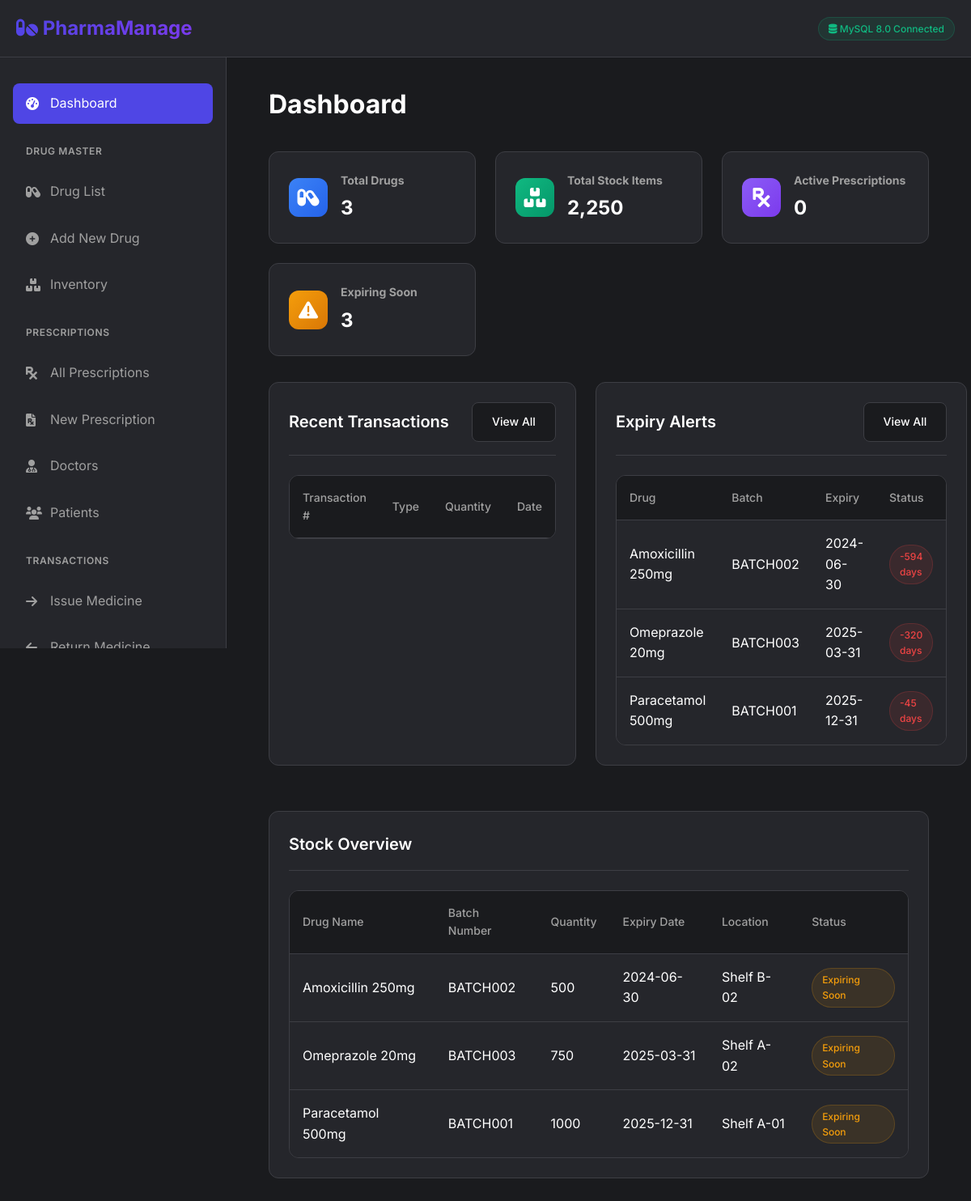
Page /dashboard.php on the committed database.
### tables this page shows
CREATE TABLE IF NOT EXISTS inventory (
    inventory_id INT PRIMARY KEY AUTO_INCREMENT,
    drug_id INT,
    batch_number VARCHAR(50) NOT NULL,
    quantity INT NOT NULL,
    expiry_date DATE NOT NULL,
    mfg_date DATE,
    location VARCHAR(50),
    created_at TIMESTAMP DEFAULT CURRENT_TIMESTAMP,
    FOREIGN KEY (drug_id) REFERENCES drugs(drug_id) ON DELETE CASCADE,
    INDEX idx_expiry (expiry_date),
    INDEX idx_batch (batch_number)
);

CREATE TABLE IF NOT EXISTS drugs (
    drug_id INT PRIMARY KEY AUTO_INCREMENT,
    drug_name VARCHAR(100) NOT NULL,
    generic_name VARCHAR(100),
    category VARCHAR(50),
    manufacturer VARCHAR(100),
    unit_price DECIMAL(10,2),
    created_at TIMESTAMP DEFAULT CURRENT_TIMESTAMP,
    updated_at TIMESTAMP DEFAULT CURRENT_TIMESTAMP ON UPDATE CURRENT_TIMESTAMP,
    INDEX idx_drug_name (drug_name),
    INDEX idx_category (category)
);

### dashboard.php (the view, shortened to what this page needs)
<?php
require_once 'config/database.php';
include 'includes/header.php';
include 'includes/sidebar.php';
?>
<div class="main-content">
    <div class="container">
        <h1 style="margin-bottom: 2rem;">Dashboard</h1>
        <div class="stats-grid">
            <div class="stat-card">
                <div class="stat-icon blue">
                    <i class="fas fa-capsules"></i>
                </div>
                <div class="stat-info">
                    <h3>Total Drugs</h3>
                    <?php
                    $result = $db->query("SELECT COUNT(*) as count FROM drugs");
                    $count = $result->fetch_assoc()['count'];
                    ?>
                    <div class="stat-value"><?php echo $count; ?></div>
                </div>
            </div>
            <div class="stat-card">
                <div class="stat-icon green">
                    <i class="fas fa-boxes"></i>
                </div>
                <div class="stat-info">
                    <h3>Total Stock Items</h3>
                    <?php
                    $result = $db->query("SELECT SUM(quantity) as total FROM inventory");
                    $total = $result->fetch_assoc()['total'] ?? 0;
                    ?>
                    <div class="stat-value"><?php echo number_format($total); ?></div>
                </div>
            </div>
            <div class="stat-card">
                <div class="stat-icon purple">
                    <i class="fas fa-prescription"></i>
                </div>
                <div class="stat-info">
                    <h3>Active Prescriptions</h3>
                    <?php
                    $result = $db->query("SELECT COUNT(*) as count FROM prescriptions WHERE status='active'");
                    $count = $result->fetch_assoc()['count'];
                    ?>
                    <div class="stat-value"><?php echo $count; ?></div>
                </div>
            </div>
            <div class="stat-card">
                <div class="stat-icon orange">
                    <i class="fas fa-exclamation-triangle"></i>
                </div>
                <div class="stat-info">
                    <h3>Expiring Soon</h3>
                    <?php
                    $result = $db->query("SELECT COUNT(*) as count FROM inventory WHERE expiry_date <= DATE_ADD(CURDATE(), INTERVAL 30 DAY)");
                    $count = $result->fetch_assoc()['count'];
                    ?>
                    <div class="stat-value"><?php echo $count; ?></div>
                </div>
            </div>
        </div>
        <div class="stats-grid" style="grid-template-columns: 2fr 1fr;">
            <div class="card">
                <div class="card-header">
                    <h3 class="card-title">Recent Transactions</h3>
                    <a href="modules/transactions/list.php" class="btn btn-secondary">View All</a>
                </div>
                <div class="table-container">
                    <table>
                        <thead>
                            <tr>
                                <th>Transaction #</th>
                                <th>Type</th>
                                <th>Quantity</th>
                                <th>Date</th>
                            </tr>
                        </thead>
                    </table>
                </div>
            </div>
            <div class="card">
                <div class="card-header">
                    <h3 class="card-title">Expiry Alerts</h3>
                    <a href="modules/reports/expiry_alert.php" class="btn btn-secondary">View All</a>
                </div>
                <div class="table-container">
                    <table>
                        <thead>
                            <tr>
                                <th>Drug</th>
                                <th>Batch</th>
                                <th>Expiry</th>
                                <th>Status</th>
                            </tr>
                        </thead>
                        <tbody>
                            <?php
                            $result = $db->query("
                                SELECT i.*, d.drug_name
                                FROM inventory i
                                JOIN drugs d ON i.drug_id = d.drug_id
                                WHERE i.expiry_date <= DATE_ADD(CURDATE(), INTERVAL 60 DAY)
                                ORDER BY i.expiry_date ASC
                                LIMIT 5
                            ");
                            while($row = $result->fetch_assoc()):
                            $days_until_expiry = (strtotime($row['expiry_date']) - time()) / (60 * 60 * 24);
                            ?>
                            <tr>
                                <td><?php echo $row['drug_name']; ?></td>
                                <td><?php echo $row['batch_number']; ?></td>
                                <td><?php echo date('Y-m-d', strtotime($row['expiry_date'])); ?></td>
                                <td>
                                    <span class="badge badge-<?php
                                        echo $days_until_expiry <= 30 ? 'danger' : 'warning';
                                    ?>">
                                        <?php echo round($days_until_expiry); ?> days
                                    </span>
                                </td>
                            </tr>
                            <?php endwhile; ?>
                        </tbody>
                    </table>
                </div>
            </div>
        </div>
        <div class="card" style="margin-top: 2rem;">
            <div class="card-header">
                <h3 class="card-title">Stock Overview</h3>
            </div>
            <div class="table-container">
                <table>
                    <thead>
                        <tr>
                            <th>Drug Name</th>
                            <th>Batch Number</th>
                            <th>Quantity</th>
                            <th>Expiry Date</th>
                            <th>Location</th>
                            <th>Status</th>
                        </tr>
                    </thead>
                    <tbody>
                        <?php
                        $result = $db->query("
                            SELECT i.*, d.drug_name
                            FROM inventory i
                            JOIN drugs d ON i.drug_id = d.drug_id
                            ORDER BY i.expiry_date ASC
                            LIMIT 10
                        ");
                        while($row = $result->fetch_assoc()):
                        $expiry_status = (strtotime($row['expiry_date']) - time()) / (60 * 60 * 24);
                        ?>
                        <tr>
                            <td><?php echo $row['drug_name']; ?></td>
                            <td><?php echo $row['batch_number']; ?></td>
                            <td><?php echo $row['quantity']; ?></td>
                            <td><?php echo date('Y-m-d', strtotime($row['expiry_date'])); ?></td>
                            <td><?php echo $row['location']; ?></td>
                            <td>
                                <?php if($row['quantity'] == 0): ?>
                                    <span class="badge badge-danger">Out of Stock</span>
                                <?php elseif($expiry_status <= 30): ?>
                                    <span class="badge badge-warning">Expiring Soon</span>
                                <?php else: ?>
                                    <span class="badge badge-success">In Stock</span>
                                <?php endif; ?>
                            </td>
                        </tr>
                        <?php endwhile; ?>
                    </tbody>
                </table>
            </div>
        </div>
    </div>
</div>
<?php include 'includes/footer.php'; ?>

### includes/header.php (shortened to what this page needs)
<!DOCTYPE html>
<html lang="en">
<head>
    <link rel="stylesheet" href="/pharma/css/style.css">
    <link rel="stylesheet" href="https://cdnjs.cloudflare.com/ajax/libs/font-awesome/6.0.0/css/all.min.css">
</head>
<body>
    <header class="header">
        <div class="container header-content">
            <div class="logo">
                <i class="fas fa-pills"></i>
                Pharma<span style="color: var(--accent-primary);">Manage</span>
            </div>
            <div class="header-right">
                <span class="badge badge-success">
                    <i class="fas fa-database"></i> MySQL 8.0 Connected
                </span>
            </div>
        </div>
    </header>

### includes/sidebar.php (shortened to what this page needs)
<?php
$current_page = basename($_SERVER['PHP_SELF']);
?>
<nav class="sidebar">
    <ul class="sidebar-menu">
        <li>
            <a href="/pharma/dashboard.php" class="<?php echo $current_page == 'dashboard.php' ? 'active' : ''; ?>">
                <i class="fas fa-tachometer-alt"></i>
                Dashboard
            </a>
        </li>
        <li class="menu-header">DRUG MASTER</li>
        <li>
            <a href="/pharma/modules/drug_master/list.php" class="<?php echo strpos($current_page, 'drug_master') !== false ? 'active' : ''; ?>">
                <i class="fas fa-capsules"></i>
                Drug List
            </a>
        </li>
        <li>
            <a href="/pharma/modules/drug_master/add.php">
                <i class="fas fa-plus-circle"></i>
                Add New Drug
            </a>
        </li>
        <li>
            <a href="/pharma/modules/inventory/list.php">
                <i class="fas fa-boxes"></i>
                Inventory
            </a>
        </li>
        <li class="menu-header">PRESCRIPTIONS</li>
        <li>
            <a href="/pharma/modules/prescriptions/list.php">
                <i class="fas fa-prescription"></i>
                All Prescriptions
            </a>
        </li>
        <li>
            <a href="/pharma/modules/prescriptions/add.php">
                <i class="fas fa-file-prescription"></i>
                New Prescription
            </a>
        </li>
        <li>
            <a href="/pharma/modules/doctors/list.php">
                <i class="fas fa-user-md"></i>
                Doctors
            </a>
        </li>
        <li>
            <a href="/pharma/modules/patients/list.php">
                <i class="fas fa-users"></i>
                Patients
            </a>
        </li>
        <li class="menu-header">TRANSACTIONS</li>
        <li>
            <a href="/pharma/modules/transactions/issue.php">
                <i class="fas fa-arrow-right"></i>
                Issue Medicine
            </a>
        </li>
        <li>
            <a href="/pharma/modules/transactions/return.php">
                <i class="fas fa-arrow-left"></i>
                Return Medicine
            </a>
        </li>
    </ul>
</nav>

### includes/footer.php (shortened to what this page needs)
</body>
</html>

### css/style.css (style rules this page uses)
:root { --bg-primary: #1a1b1e; --bg-secondary: #2c2d31; --bg-card: #25262b; --text-primary: #ffffff; --text-secondary: #a0a0a0; --accent-primary: #4f46e5; --accent-secondary: #7c3aed; --success: #10b981; --warning: #f59e0b; --danger: #ef4444; --border-color: #3d3e44; }
* { margin: 0; padding: 0; box-sizing: border-box; }
body { font-family: 'Inter', -apple-system, BlinkMacSystemFont, sans-serif; background-color: var(--bg-primary); color: var(--text-primary); line-height: 1.6; }
.container { max-width: 1400px; margin: 0 auto; padding: 0 20px; }
.header { background-color: var(--bg-card); border-bottom: 1px solid var(--border-color); padding: 1rem 0; position: sticky; top: 0; z-index: 100; }
.header-content { display: flex; justify-content: space-between; align-items: center; }
.logo { font-size: 1.5rem; font-weight: bold; background: linear-gradient(135deg, var(--accent-primary), var(--accent-secondary)); -webkit-background-clip: text; -webkit-text-fill-color: transparent; }
.sidebar { width: 280px; background-color: var(--bg-card); border-right: 1px solid var(--border-color); padding: 2rem 1rem; height: calc(100vh - 70px); position: fixed; overflow-y: auto; }
.sidebar-menu { list-style: none; }
.sidebar-menu li { margin-bottom: 0.5rem; }
.sidebar-menu a { display: flex; align-items: center; padding: 0.75rem 1rem; color: var(--text-secondary); text-decoration: none; border-radius: 8px; transition: all 0.3s; }
.sidebar-menu a:hover, .sidebar-menu a.active { background-color: var(--accent-primary); color: var(--text-primary); }
.sidebar-menu i { margin-right: 10px; width: 20px; }
.main-content { margin-left: 280px; padding: 2rem; min-height: calc(100vh - 70px); }
.card { background-color: var(--bg-card); border: 1px solid var(--border-color); border-radius: 12px; padding: 1.5rem; margin-bottom: 1.5rem; transition: transform 0.2s, box-shadow 0.2s; }
.card-header { display: flex; justify-content: space-between; align-items: center; margin-bottom: 1.5rem; padding-bottom: 1rem; border-bottom: 1px solid var(--border-color); }
.card-title { font-size: 1.25rem; font-weight: 600; color: var(--text-primary); }
.btn { display: inline-flex; align-items: center; justify-content: center; padding: 0.75rem 1.5rem; border: none; border-radius: 8px; font-size: 0.875rem; font-weight: 500; cursor: pointer; transition: all 0.2s; text-decoration: none; gap: 0.5rem; }
.btn-secondary { background-color: var(--bg-primary); color: var(--text-primary); border: 1px solid var(--border-color); }
.table-container { overflow-x: auto; border-radius: 12px; border: 1px solid var(--border-color); }
table { width: 100%; border-collapse: collapse; background-color: var(--bg-card); }
th { text-align: left; padding: 1rem; background-color: var(--bg-primary); color: var(--text-secondary); font-weight: 500; font-size: 0.875rem; border-bottom: 1px solid var(--border-color); }
td { padding: 1rem; border-bottom: 1px solid var(--border-color); color: var(--text-primary); }
tr:last-child td { border-bottom: none; }
.badge { display: inline-block; padding: 0.25rem 0.75rem; border-radius: 9999px; font-size: 0.75rem; font-weight: 500; }
.badge-success { background-color: rgba(16, 185, 129, 0.1); color: var(--success); border: 1px solid rgba(16, 185, 129, 0.2); }
.badge-warning { background-color: rgba(245, 158, 11, 0.1); color: var(--warning); border: 1px solid rgba(245, 158, 11, 0.2); }
.badge-danger { background-color: rgba(239, 68, 68, 0.1); color: var(--danger); border: 1px solid rgba(239, 68, 68, 0.2); }
.stats-grid { display: grid; grid-template-columns: repeat(auto-fit, minmax(250px, 1fr)); gap: 1.5rem; margin-bottom: 2rem; }
.stat-card { background-color: var(--bg-card); border: 1px solid var(--border-color); border-radius: 12px; padding: 1.5rem; display: flex; align-items: center; gap: 1rem; }
.stat-icon { width: 48px; height: 48px; border-radius: 12px; display: flex; align-items: center; justify-content: center; font-size: 1.5rem; }
.stat-icon.blue { background: linear-gradient(135deg, #3b82f6, #2563eb); }
.stat-icon.green { background: linear-gradient(135deg, #10b981, #059669); }
.stat-icon.purple { background: linear-gradient(135deg, #8b5cf6, #7c3aed); }
.stat-icon.orange { background: linear-gradient(135deg, #f59e0b, #d97706); }
.stat-info h3 { font-size: 0.875rem; color: var(--text-secondary); margin-bottom: 0.25rem; }
.stat-info .stat-value { font-size: 1.5rem; font-weight: bold; color: var(--text-primary); }

### rows in the picture
inventory: drug.drug_name "Amoxicillin 250mg", batch_number "BATCH002", expiry_date "2024-06-30", quantity "500", location "Shelf B-02", shows "Expiring Soon"
inventory: drug.drug_name "Omeprazole 20mg", batch_number "BATCH003", expiry_date "2025-03-31", quantity "750", location "Shelf A-02", shows "Expiring Soon"
inventory: drug.drug_name "Paracetamol 500mg", batch_number "BATCH001", expiry_date "2025-12-31", quantity "1000", location "Shelf A-01", shows "Expiring Soon"

### other values in the picture
$count "3"
$total "2,250"
$count "0"
